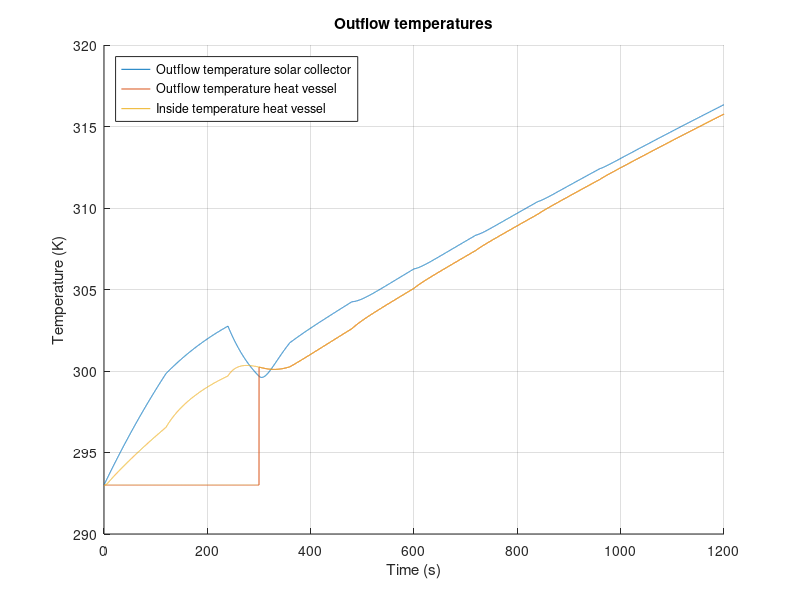

This figure's MATLAB source:
%%%%%%%%%%%%%%%%%%%%%%%%%%%%%%%%%%%%%%%%%%%%
% Matlab model for Solar Collector Group 10%
%%%%%%%%%%%%%%%%%%%%%%%%%%%%%%%%%%%%%%%%%%%%
clc;
clear;
close all;
%%
%%%%%%%%%%%
%Constants%
%%%%%%%%%%%
%Natural costants:
    sigma = 5.67*10^(-8);                       %Stefan-Boltzmann constant
    v_out = 4.5;                                %Velocity of air outside the solar collector
    v_in = 0;                                   %Velocity of air inside the solar collector 
%Emissivity
    e_Cu = 0.22;                                %Copper tube, value 0.052
    e_glass = 0.94;
    e_PVC = 0.91;                               %PVC tube
    e_foam = 0.9;                               %foam foil
    e_Al = 0.04;                                %Aluminum tape
    e_paint = 0.95;                             %Emissivity of black paint (for comparison)
    e_wood = 0.94;
    e_CuMatte = 0.22;                           %Emissivity of the copper tube after making it less reflective (for comparison)
%Thermal conductivity
    k_air = 0.026;                              %Air [W/(m*K)]
    k_tempex =0.03;                             %Tempex plate [W/(m*K)]
    k_Cu = 400;                                 %Copper tube [W/(m*K)]
    k_wood = 0.12;                              %Wood casing [W/(m*K)]
    k_Po = 0.13;                                %Polyurethane tube [W/(m*K)]
    k_PVC = 0.19;                               %PVC thermal conduc [W/(m*K)]
    k_foil = 0.04;                              %Polyethylene foam foil [W/(m*K)]
    k_glass = 0.78;                             %Thermal conductivity of the glass plate [W/(m*K)]
%Heat transfer coefficient
    h_out_air = 10.45 - v_out + 10*(v_out)^(1/2);%Outside solar collector air [W/(m^2*K)]
    h_in_air = 10.45 - v_in + 10*(v_in)^(1/2);  %Inside solar collector air [W/(m^2*K)]
    h_air = 2.5;                                %Still standing 298K air [W/(m^2*K)]
%Specific heat
    c_water = 4186;                             %Specific heat water [J/kgK]
    c_Cu = 386;                                 %Specific heat copper [J/kgK]
    c_Al = 922;                                 %Specific heat aluminium[J/kgK]
    c_air = 1007;                               %Specific heat air[J/kgK]
%Measurements
    D_Cu = 0.012;                               %Diameter of the copper tube [m]
    D_PolyTube = 0.008;                         %Diameter of the polyurathane pump tubes [m]
    R_Cu1 = 0.005;                              %Inner radius of the copper tube [m]
    R_Cu2 = 0.006;                              %Outer radius of  the copper tube [m]
    V_air = 0.04911;                            %Volume of the air in the solar collector [m^3]
    V_Al = 8.96*10^(-5);                        %Total volume of the aluminum tape
    L_Cu_SC = 6.63;                             %Length of the copper tube in the solar collector [m]
    L_CuTube = 6.630;                           %Total length of tube that's exposed to the air [m]
    L_PolyTube1 = 3;                            %Total length of polyurathane pump tube 1 [m]
    L_PolyTube2 = 3;                            %Total length of polyurathane pump tube 2 [m]
    L_Tube_HV = 0.71;
    R_PVC2 = 0.0268;
    dx = 0.05;                                  %Thickness of the pinewood frame
%Measurements Heat storage vessel
    D_pvc = 0.050;                              %Diameter PVC tube [m]
    R_pvcThick = 0.0018;                        %PVC wall thickness
    R_pvc1 = (D_pvc/2) - R_pvcThick;            %Inner Radius PVC tube [m]
    R_pvc2 = (D_pvc/2);                         %Outer Radius PVC tube [m]
    N_insLayers = 6;                            %Number of insulating polyethylene foam foil layers [m]
    R_polyFoil = N_insLayers * 0.003;           %Radius thickness polyethylene foam foil [m]
    L_pvc = 0.71;                               %PVC length [m]
    A_HV = 2*pi*(R_pvc2+R_polyFoil)*L_pvc;      %Surface area Heat storage vessel
%Measurements for in- and outlet connectors
    D_Po = 0.012;                               %Diameter of the polyurethane tube [m]
    R_Po1 = 0.004;                              %Inner radius of the polyurethane tube [m]
    R_Po2 = 0.006;                              %Outer radius of the polyurethane tube [m]
    L_Tube_HV_to_SC = 3;                        %Half of general setup length, HV to SC [m]
    L_Tube_SC_to_HV = 3;                        %Half of general setup length, SC to HV [m]
%Areas
    A_RadCu = 4*D_Cu*1.4+3*0.5*0.25*pi*(0.0898^2-0.0778^2)+2*0.012*0.15; %Sunlit area of the copper tube
    A_RadAl = 0.670*1.4 - 4*0.012*1.4;                      %Sunlit area of the aluminum troughs
    A_AirCu = 1.4*pi*D_Cu + 3*4.9594762*10^(-3) + 0.05*pi*D_Cu + 2*0.1*pi*D_Cu; %Area of the copper tube that's exposed to the air
    A_AirTape = 1.971;                                       %Area of the aluminum tape that is exposed to the air
    A_AirSS = 2*(1.64*0.67)+2*(0.67*0.065)+2*(0.065*1.72);  %Area of solar collector that is exposed to the air
    A_frame = 2*(0.67*0.065)+2*(0.065*1.72);                %Area of sides touching pinewood
    A_vessel = 2*pi*(R_PVC2)^2 + L_Tube_HV*2*pi*R_PVC2;
%Intensity
    I_sun = 1000;                               %Intensity of the artificial sun [W/m^2]
    I_glass = 950;                              %Intensity after absorption of glass plate [W/m^2]
%Temperatures
    T_sur = 293;                                %Temperature of the surroundings [K]
    T_in = 293;                                 %Temperature of the incoming water [K]
%Density
    rho_w = 1000;                               %Density of water [kg/m^3]
    rho_Cu = 8.3*10^3;                          %Density of copper [kg/m^3]
    rho_air = 1.29;                             %Density of air [kg/m^3]
    rho_Al = 2.70*10^3;                         %Density of aluminum [kg/m^3]
%Variables
    test_length = 20;                           %Given time in test [minutes]
    flowrate = 0.1;                             %Initial flowrate [L/min]
%%
%%%%%%%%%%%%%%
%Calculations%
%%%%%%%%%%%%%%
%%Aluminium reflection and absorption rates%%
dQdt_RadAl = (1-e_Al)*A_RadAl*I_glass;                                      %Energy that is reflected by the aluminum tape [W]
dQdt_RadAl_in = (e_Al)*A_RadAl*I_glass;                                     %Energy that is absorbed by the aluminum tape [W]
dQdt_RadCu = e_Cu*A_RadCu*I_glass + e_Cu*dQdt_RadAl;                        %Energy that is absorbed by the copper tube due to radiation [W]

%%Length of simulation%%
t_end = test_length*60;                                                     %End time [s]
t_step = 0.1;                                                               %Step size [s]
Steps = t_end/t_step;                                                       %Amount of steps

%%HEAT VESSEL%%
T_HV_table = zeros(3,Steps+1);                                              %Empty vector for T_HV_table. Row 1: time t. Row 2: T_HV_table. Row 3: dQdt_SC_total.
T_HV_table(1,:) = 0:t_step:t_end;
T_HV_out=T_in;                                                              %Beginning temperature of water in the heat vessel
m_SC_water = 0.512;                                                         %Max volume of water in the solar collector
m_HV_water = 1.2;                                                           %Max volume of water in the heat vessel 
m_out_tube =1/4*pi*((D_Po -2*0.002)^2)*L_Tube_HV_to_SC ;                    %Max volume of water in the outlettubing
m_hv_frac = 0;                                                              %Initial fraction hot water to cold water

%%Thermocline HV start values%%
m_HV_new = 0;
m_HV_old = m_HV_water;
T_HV_inside = T_in;

%%Tube Heat vessel --> Solar Collector%%
m_PolyTube1_water = (1/4)*pi*D_PolyTube^2*L_PolyTube1*rho_w;                %Maximum amount of water in the tube [kg]
T_SC_in = T_in;                                                             %Starting temperature [K]

%%SOLAR COLLECTOR%%
T_SC_table = zeros(3,Steps+1);                                              %Empty vector for T_SC_table. Row 1: time t. Row 2: T_SC_table. Row 3: dQdt_SC_total.
T_SC_table(1,:) = 0:t_step:t_end;
T_SC_out=T_in;                                                              %Beginning temperature of water in the solar collector [K]

%SC glass plate calculations
d_glass = 0.004;                                                            %Thickness of the glass plate [m]
A_glass = 0.67*(1.640+0.080);                                               %Area of the glass plate [m]

%%Tube Solar Collector --> Heat vessel%%
m_PolyTube2_water = (1/4)*pi*D_PolyTube^2*L_PolyTube2*rho_w;                %Maximum amount of water in the tube [kg]
T_HV_in = T_in;                                                             %Starting temperature [K]

%%General%%
m_Cu = (L_Cu_SC*pi*R_Cu2^2 - L_Cu_SC*pi*R_Cu1^2)*rho_Cu;                    %Mass of the copper tube in the solar collector
m_air = rho_air*V_air;                                                      %Mass of the air in the solar collector
m_Al = rho_Al*V_Al;                                                         %Total mass of the aluminum tape
T_air = T_in;                                                               %Starting temperature of the air [K]
T_Al = T_in;                                                                %Starting temperature of the aluminum tape [K]
m_flow = (flowrate/60/1000)*rho_w*t_step;                                   %Mass of water inflow from pump during t_step
%%
for t=0:t_step:t_end
    %%Variable flowrate
    if (120<t && t<1080)
           xStart = 0.2;
           dx = 0.4;
           N = 8;
           pump = xStart + (0:N-1)*dx;
           flowrate = pump(round((t-60)/120));
           m_flow = (flowrate/60/1000)*rho_w*t_step;                        %Mass of water inflow from pump during t_step
    elseif (1080<t && t<1200)
           flowrate = 3;
           m_flow = (flowrate/60/1000)*rho_w*t_step;                        %Mass of water inflow from pump during t_step
    end
    %%
    %%%%%%%%%%%%%%%%%%%%%%%%%%%%%%%%%%%%%%%%
    %       Equations for the vessel       %
    %%%%%%%%%%%%%%%%%%%%%%%%%%%%%%%%%%%%%%%%    
    %%%%%Insulation heat loss%%%%
    R_HV_PVC_cond = R_pvc1/(k_PVC*(2*pi*R_pvc2*L_pvc));                     %Thermal resitance of conduction through PVC [K/W]
    R_HV_ins_Cond =  (log((R_pvc2 + R_polyFoil)/R_pvc2)) / (k_foil*A_HV);   %Thermal resitance of conduction through poly foam foil [K/W]
    R_HV_ins_Conv = 1 / (h_air*A_HV);                                       %Thermal resitance of convection outside poly foam foil [K/W]
    HL_RadOut_PVC = e_PVC * sigma * A_vessel * (T_HV_inside^4 - T_sur^4);   %Heat loss due to radiation PVC [W]
    HL_RadOut_foam = e_foam * sigma * A_vessel * (T_HV_inside^4 - T_sur^4); %Heat loss due to radiation foam foil [W]
    R_HV_ins_total = R_HV_PVC_cond + R_HV_ins_Cond + R_HV_ins_Conv;         %Total thermal resistance in series [K/W]
    dQdt_HV_insulation = m_hv_frac*(-((T_HV_inside - T_sur ) / R_HV_ins_total)-HL_RadOut_PVC-HL_RadOut_foam);   %Total heat flow through insulation multiplied with fraction hot water
    
    %%%%%End caps heat loss%%%%
    R_HV_cap_Conv = 1 /h_air*pi*(R_pvc2+R_pvcThick).^2;                     %Thermal resistance due to convection on end caps [K/W]
    R_HV_cap1 = R_pvcThick / (k_PVC * (pi*R_pvc2).^2);                      %Thermal resistance end-cap [K/W]
    R_HV_cap2 = R_HV_cap1;                                                  %Thermal resistance same as upper end cap as the temperature in the heat storage vessel is homogeneous [K/W]
    if m_hv_frac == 1                                                       %If heatvessel is full of hot water, heat loss from both end caps is presumed
        R_HV_caps_total = R_HV_cap1 + R_HV_cap2 + 2*R_HV_cap_Conv;
        dQdt_HV_caps = -((T_HV_inside - T_sur ) / R_HV_caps_total);
    else
        R_HV_caps_total = R_HV_cap1 + R_HV_cap_Conv;                        %If heatvessel is not yet full of hot water, heat loss from only top end-cap (only 1 end-cap) is presumed
        dQdt_HV_caps = -((T_HV_inside - T_sur ) / R_HV_caps_total);
    end
    
    %%%%Total heat flow storage vessel%%%%
    dQdt_HV_total = dQdt_HV_insulation + dQdt_HV_caps;                      %Total heat flow storage vessel [W/m^2]
    
    %%%%Calculate internal temperature%%%%
    delta_T = (dQdt_HV_total*t_step/(m_HV_water*c_water));                  %Resulting delta T of heat flow [K]
    T_HV_inside = T_HV_inside+delta_T;                                      %Resulting internal temperature [K]
    
    %%%%Thermocline effect%%%% 
    if (m_HV_new < m_HV_water)                                              % Cold region thermocline provides outlfow HV
        m_HV_new = m_HV_new + m_flow;
        T_HV_inside = (m_flow*T_HV_in + T_HV_inside*m_HV_new)/(m_HV_new + m_flow);
        m_hv_frac = m_HV_new / m_HV_water;                                  %Fraction of how full the HV is with 'hot water' compared to total capacity, used for fractional heat loss HV
        m_HV_old = m_HV_old - m_flow;
        T_HV_out = T_in;
    else                                                                    %Thermocline when cold water has been dispersed
        T_HV_inside = (m_flow*T_HV_in + T_HV_inside*m_HV_new)/(m_HV_new + m_flow);
        m_hv_frac = 1;                                                      %Fraction of cold water to hot water is 1, used for heat losses in HV
        T_HV_out = T_HV_inside;
    end
    
    %%%%Log HV data for plotting%%%%
    Column = round((1/t_step)*t+1);
    T_HV_table(2,Column)=T_HV_out;                                          %Assign value for T_HV_out to the right space
    T_HV_table(3,Column)=dQdt_HV_total;                                     %Assign value for dQdt_HV_total to the right space
    T_HV_table(4,Column)=T_HV_inside;                                       %Assign value for inside temperature heat vessel
    
    %%
    %%%%%%%%%%%%%%%%%%%%%%%%%%%%%%%%%%%%%%%%
    %Tube 1 Heat vessel --> Solar collector%
    %%%%%%%%%%%%%%%%%%%%%%%%%%%%%%%%%%%%%%%%
    %%%%Inflow temperature%%%%
    m_PolyTube1_old = m_PolyTube1_water - m_flow;                           %Mass of water from t-t_step [kg]
    m_PolyTube1_new = m_flow;                                               %Mass of water added to the heat vessel during t_step
    T_SC_in = (m_PolyTube1_old*T_SC_in + m_PolyTube1_new*T_HV_out)/(m_PolyTube1_old+m_PolyTube1_new); %Inflow temperature [K] 
    
    %%%%Thermal resistance%%%%
    R_tube_out_Cond =  (log(R_Po2 /R_Po1)) / ((2*pi*k_Po*L_Tube_HV_to_SC ));%Thermal resitance of conduction outlet tubing [K/W]
    R_tube_out_Conv = 1 / (h_air*(2*pi*R_Po2)*L_Tube_HV_to_SC) ;           %Thermal resitance of convection outlet tubing [K/W]
    R_tube_out_total = R_tube_out_Cond + R_tube_out_Conv;                  %Total thermal resistance in series [K/W]
    
    %%%%Total heat flowflow%%%%
    dQdt_PolyTube1_total = -((T_HV_out - T_sur ) / R_tube_out_total);       %Total heat flow HV to SC[W/m^2]
    
    %%%%Outflow temperature
    delta_T = (dQdt_PolyTube1_total*t_step/(m_PolyTube1_water*c_water));    %Resulting delta T of heat flow [K]
    T_SC_in = T_SC_in+delta_T;                                              %Resulting outflow temperature [K]
    
    %%
    %%%%%%%%%%%%%%%%%%%%%%%%%%%%%%%%%%%%%%%%
    %  Equations for the solar collector   %
    %%%%%%%%%%%%%%%%%%%%%%%%%%%%%%%%%%%%%%%%
    m_SC_old = m_SC_water - m_flow;                                         %Mass of water from t-t_step
    m_SC_new = m_flow;                                                      %Mass of water added to the solar collector during t_step
    T_SC_out = (m_SC_old*c_water*T_SC_out + m_Cu*c_Cu*T_SC_out + m_SC_new*c_water*T_SC_in)/(m_SC_old*c_water + m_Cu*c_Cu + m_SC_new*c_water);

    %%%Heat transfer mechanisms in the solar collector%%%	
    dtQt_RadOut = e_Cu * sigma * A_AirCu * (T_SC_out^4 - T_air^4);            %Heat loss due to radiation [W]                
    R_CondOut = (log(R_Cu2/R_Cu1)) / (2*pi*k_Cu*L_CuTube);                 %Thermal resistance due to conduction in the copper tube [K/W]
    R_Cu_conv = 1 / (h_air*A_AirCu);                                       %Thermal resistance due to convection [K/W]
    R_SC_total = R_CondOut + R_Cu_conv;                                   %The total of all the thermal resistances [K/W]
  
    %%%%Total heat flow solar collector%%%%
    dQdT_SC_tube = ((T_SC_out - T_air) / R_SC_total);
    dQdt_SC_total = dQdt_RadCu - dQdT_SC_tube - dtQt_RadOut;        %Total heat flow solar collector [W/m^2]
    
    %%%%Calculate internal temperature%%%%    
    delta_T = (dQdt_SC_total*t_step)/(m_SC_water*c_water + m_Cu*c_Cu);      %Resulting delta T of heat flow [K]
    T_SC_out=T_SC_out+delta_T;                                              %Resulting outflow temperature [K]
    
    %%%%Log SC data for plotting%%%%
    Column = round((1/t_step)*t+1);
    T_SC_table(2,Column)=T_SC_out;                                          %Assign value for T to the right space
    T_SC_table(3,Column)=delta_T;                                           %Assign value for T to the right space
    
    %%
    %%%%%%%%%%%%%%%%%%%%%%%%%%%%%%%%%%%%%%%%
    %Tube 2 Solar collector --> Heat vessel%
    %%%%%%%%%%%%%%%%%%%%%%%%%%%%%%%%%%%%%%%%
    m_PolyTube2_old = m_PolyTube1_water - m_flow;                           %Mass of water from t-t_step
    m_PolyTube2_new = m_flow;                                               %Mass of water added to the heat vessel during t_step
   
    T_HV_in = (m_PolyTube2_old*T_HV_in + m_HV_new*T_SC_out)/(m_PolyTube2_old+m_HV_new); %Calculating the average temperature in the heat vessel, taking into account the inflow from the solar heater   
    
    R_tube_in_Cond =  (log(R_Po2 /R_Po1)) / ((2*pi*k_Po*L_Tube_SC_to_HV )); %Thermal resitance of conduction inlet tubing [K/W]
    R_tube_in_Conv = 1 / (h_air*(2*pi*R_Po2)*L_Tube_SC_to_HV) ;             %Thermal resitance of convection inlet tubing [K/W]
    R_tube_in_total = R_tube_in_Cond + R_tube_in_Conv;                      %Total thermal resistance in series [K/W]
    
    %%%%Total flow
    dQdt_PolyTube2_total = -((T_HV_in - T_sur ) / R_tube_in_total);         %Total heat flow general setup SC to HV [W/m^2]

    delta_T = (dQdt_PolyTube2_total*t_step/(m_PolyTube2_water*c_water));
    T_HV_in = T_HV_in+delta_T;
    
    %%
    %%%%%%%%%%%%%%%%%%%%%%%%%%%%%%%%%%%%%%%%
    %            Air Temperature           %
    %%%%%%%%%%%%%%%%%%%%%%%%%%%%%%%%%%%%%%%%
    %To calculate dQdt_air_total, first the temperature of the aluminum tape has to be determined:
    dQdt_Al_conv = h_air*A_AirTape*(T_Al-T_air);                            %Convective heat loss aluminium tape[W]
    dQdt_Al_total = dQdt_RadAl_in - dQdt_Al_conv;                           %Total heat flow aluminium tape[W]
    delta_T = (dQdt_Al_total*t_step)/(m_Al*c_Al);
    T_Al = T_Al + delta_T;                                                  %Temperature aluminium tape after delta T

    %Air temperature:
    dQdt_CondEnv = -(k_wood * A_frame * (T_air - T_sur))/dx;               %Heat flow to the environment through the wood by conduction
    dQdt_CondGlass = -(k_glass*A_glass*(T_air - T_sur))/d_glass;           %Heat flow to the environment through the glass by conduction
    dQdt_air_total = dQdt_Al_conv + dQdt_CondEnv + dQdt_CondGlass + dQdT_SC_tube; 
     
    delta_T = (dQdt_air_total*t_step)/(m_air*c_air);                        %Resulting delta T of heat flow [K]
    T_air = T_air + delta_T;                                                %Resulting air temperature [K]
    
end
%%
%%%%%%%%%%
%Plotting%
%%%%%%%%%%

t_var=T_SC_table(1,:);          %Time variable
T_SC_var=T_SC_table(2,:);       %Outflow temperature solar collector
T_HV_var=T_HV_table(2,:);       %Outflow temperature heat vessel
T_HV_inside = T_HV_table(4,:);  %Inside temperature heat vessel

hold on
grid on

plot(t_var,T_SC_var);
plot(t_var,T_HV_var);
plot(t_var,T_HV_inside);
ylabel('Temperature (K)')

legend({'Outflow temperature solar collector','Outflow temperature heat vessel','Inside temperature heat vessel'}, 'Location','northwest')

xlim([0 t_end]);
xlabel('Time (s)')
title('Outflow temperatures')
saveas(gcf,'Outflow temperature.jpg')
